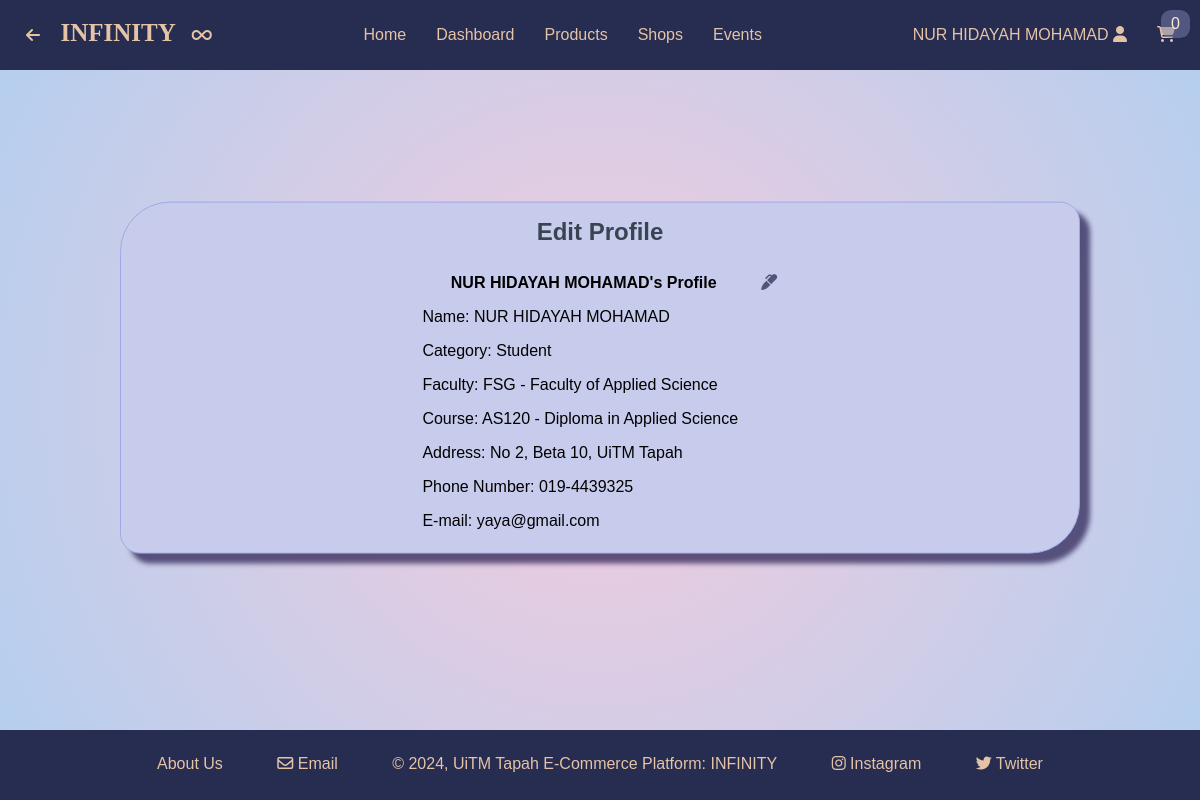
Page /Dashboard/index.php?page=../Profile/profile&customerID=2019432306 (signed in) on the committed database.
### tables this page shows
CREATE TABLE `customers` (
  `customerID` int(11) NOT NULL,
  `customerName` varchar(100) NOT NULL,
  `customerCategory` varchar(10) DEFAULT NULL,
  `customerFaculty` varchar(100) DEFAULT NULL,
  `customerCourse` varchar(100) DEFAULT NULL,
  `customerAddress` varchar(100) DEFAULT NULL,
  `customerPnum` varchar(20) DEFAULT NULL,
  `customerEmail` varchar(50) DEFAULT NULL,
  `password` varchar(255) DEFAULT NULL,
  `token` varchar(100) DEFAULT NULL
);

### Dashboard/index.php (called while the page is built, shortened)
<?php
include 'functions.php';
    $page = isset($_GET['page']) && file_exists($_GET['page'] . '.php') ? $_GET['page'] : 'home';
    include $page . '.php';
?>

### Profile/profile.php (the view, shortened to what this page needs)
<?= template_header('User Profile') ?>
<?php
if (isset($_GET['customerID'])) {
    $stmt = $conn->prepare('SELECT * FROM customers WHERE customerID = ?');
    $stmt->bind_param('i', $_GET['customerID']);
    $stmt->execute();
    $result = $stmt->get_result();
    $customer = $result->fetch_assoc();
} else {
    exit('Customer does not exist!');
}
$customerName =  $_SESSION['customerName'];
?>
<div class="content-wrapper">
    <div class="profile_display">
        <h2>Edit Profile</h2>
        <table>
            <tr>
                <th><?php echo $customerName ?>'s Profile</th>
                <th><i class="fas fa-marker" onclick="openForm()"></i></th>
            </tr>
            <tr>
                <td>Name: <?= $customer['customerName'] ?></td>
            </tr>
            <tr>
                <td>Category: <?= $customer['customerCategory'] ?></td>
            </tr>
            <tr>
                <td>Faculty: <?= $customer['customerFaculty'] ?></td>
            </tr>
            <tr>
                <td>Course: <?= $customer['customerCourse'] ?></td>
            </tr>
            <tr>
                <td>Address: <?= $customer['customerAddress'] ?></td>
            </tr>
            <tr>
                <td>Phone Number: <?= $customer['customerPnum'] ?></td>
            </tr>
            <tr>
                <td>E-mail: <?= $customer['customerEmail'] ?></td>
            </tr>
        </table>
    </div>
</div>
<?= template_footer() ?>

### css/styling1.css (style rules this page uses)
* { margin: 0; padding: 0; box-sizing: border-box; font-family: Arial, Helvetica, sans-serif; }
:root { --primary-bg-color: #e5c3a6; --primary-text-color: #7c81ad; --secondary-bg-color: #4b527e; --table-border-color: #4b527e; --sign-in-sign-up-gold: #ffd700; --sign-in-sign-up-darkpurple: #272c51; }
html { height: 100%; }
body { position: relative; min-height: 100%; margin: 0; padding-bottom: 70px; background: rgb(238, 174, 202); background: radial-gradient( circle, rgba(238, 174, 202, 0.6448704481792717) 0%, rgba(148, 187, 233, 0.7120973389355743) 100% ); }
h1, h2, h3, h4, h5 { color: #394352; text-align: center; padding-bottom: 20px; }
.content-wrapper { width: 1050px; margin: 0 auto; }
.box-event table, td { padding: 10px; }
.profile_display { position: absolute; left: 50%; top: 45%; transform: translate(-50%, -45%); width: 80%; height: auto; padding: 15px; border-radius: 50px 20px; border: 0.1px solid #a0a8e5; background-color: #c8ccec; box-shadow: 10px 10px 5px rgba(24, 13, 66, 0.655); }
.profile_display table { margin: auto; width: 40%; border-collapse: collapse; padding: 5px; }
.profile_display td, th { padding: 8px; }
.profile_display i { cursor: pointer; color: #54547a; }

### rows in the picture
customers: customerName "NUR HIDAYAH MOHAMAD", customerCategory "Student", customerFaculty "FSG - Faculty of Applied Science", customerCourse "AS120 - Diploma in Applied Science", customerAddress "No 2, Beta 10, UiTM Tapah", customerPnum "019-4439325", customerEmail "yaya@gmail.com"

### other values in the picture
$customerName "NUR HIDAYAH MOHAMAD"
$num_items_in_cart "0"
